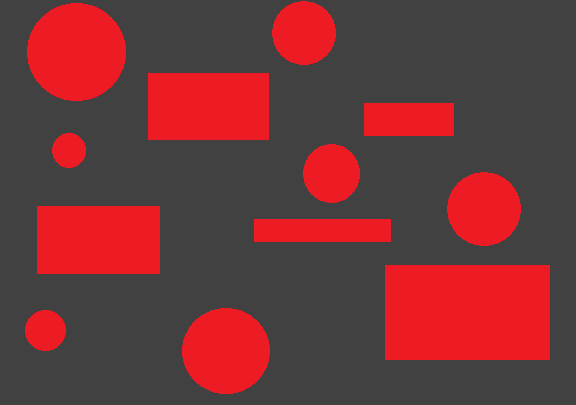
%> input picture input.bmp, 576 x 405 px
$ octave main.m   (GNU Octave 9; MATLAB toolbox functions it lacks are replaced by stand-ins)
%> lines starting %> are read from the running program, lines starting %| are printed output that depends on the picture; in (x1, y1, x2, y2) boxes, pixels count from 0 and x2, y2 are one past the last pixel; in counts of white or black regions, pixels touching at a corner belong together; the program's own positions count from 1
### de.m
% Project Title: Object classification and Image segmentation Using Differential Evolution (DE) in MATLAB


function [x,f] = de(img_gray)

%% Problem Definition

CostFunction=@(x,img_gray) imagethresh(x,img_gray);    % Cost Function

nVar=2;            % Number of Decision Variables

VarSize=[1 nVar];   % Decision Variables Matrix Size

VarMin= 0;          % Lower Bound of Decision Variables
VarMax= 254;          % Upper Bound of Decision Variables

%% DE Parameters

MaxIt=10;      % Maximum Number of Iterations

nPop=10;        % Population Size

beta_min=0.2;   % Lower Bound of Scaling Factor
beta_max=0.8;   % Upper Bound of Scaling Factor

pCR=0.2;        % Crossover Probability

%% Initialization

empty_individual.Position=[];
empty_individual.Cost=[];

BestSol.Cost=inf;

pop=repmat(empty_individual,nPop,1);

for i=1:nPop

    pop(i).Position=unifrnd(VarMin,VarMax,VarSize);

    pop(i).Cost=CostFunction(pop(i).Position,img_gray);

    if pop(i).Cost<BestSol.Cost
        BestSol=pop(i);
    end

end

BestCost=zeros(MaxIt,1);

%% DE Main Loop

for it=1:MaxIt

    for i=1:nPop

        x=pop(i).Position;

        A=randperm(nPop);

        A(A==i)=[];

        a=A(1);
        b=A(2);
        c=A(3);

        % Mutation
        %beta=unifrnd(beta_min,beta_max);
        beta=unifrnd(beta_min,beta_max,VarSize);
        y=pop(a).Position+beta.*(pop(b).Position-pop(c).Position);
        y = max(y, VarMin);
		y = min(y, VarMax);

        % Crossover
        z=zeros(size(x));
        j0=randi([1 numel(x)]);
        for j=1:numel(x)
            if j==j0 || rand<=pCR
                z(j)=y(j);
            else
                z(j)=x(j);
            end
        end

        NewSol.Position=z;
        NewSol.Cost=CostFunction(NewSol.Position,img_gray);

        if NewSol.Cost<pop(i).Cost
            pop(i)=NewSol;

            if pop(i).Cost<BestSol.Cost
               BestSol=pop(i);
            end
        end

    end

    % Update Best Cost
    BestCost(it)=BestSol.Cost;


end
f=BestCost(end);
x= BestSol.Position;
end

### imagethresh.m
% Project Title: Object classification and Image segmentation Using Differential Evolution (DE) in MATLAB
%	-- To threshold image without using graythresh function
%	-- The objective function is intra-class variance that will be minimized


function result= imagethresh(x,B);
global H Index;

%Here I converted the 2d matrix to 1d matrix.
V=reshape(B,[],1);

%The histogram of the values from 0 to 255 is stored.
%For instance, G(1) contains the number of occurrence of the value zero in
%the image.
G=hist(V,0:255);
H=reshape(G,[],1);
% 'index' is a 1 dimensional matrix ranging between 0 and 255
Ind=0:255;
Index=reshape(Ind,[],1);
result=zeros(size([1 256]));

%To avoid many for loops I used only 1 for loop and a function to calculate the weight, mean and %variance.
%Let me explain the foreground and the background for a value of ‘i’.
%if ‘i’ value is 5 then the foreground values will be 0,1,2,3,4,5
%and the background values will be 6 to 255.

if(x(1)<0)
    x(1)=0;
elseif(x(1)>255)
    x(1)=254;
end
    [wbk,varbk]=calculate(1,round(x(1)),H,Index);
    [wfg,varfg]=calculate(round(x(1))+1,255,H,Index);
    %After calculating the weights and the variance, the final computation is stored in the array %‘result’.
    result=(wbk*varbk)+(wfg*varfg);
end

function [weight,var]=calculate(m,n,H,Index);
        %Weight Calculation
        weight=sum(H(m:n))/sum(H);

        %Mean Calculation
        value=H(m:n).*Index(m:n);
        total=sum(value);
        mean=total/sum(H(m:n));
        if(isnan(mean)==1)
            mean=0;
        end
        %Variance calculation.
        value2=(Index(m:n)-mean).^2;
        numer=sum(value2.*H(m:n));
        var=numer/sum(H(m:n));
        if(isnan(var)==1)
            var=0;
        end
    end

### main.m
% Project Title: Object classification and Image segmentation Using Differential Evolution (DE) in MATLAB

%% DE-based segmentation
img=imread('input.bmp');
%> img is the input picture: size 405x576x3 uint8; mean R, G, B 112.3, 54.8, 57
imshow(img);
img_gray=rgb2gray(img);
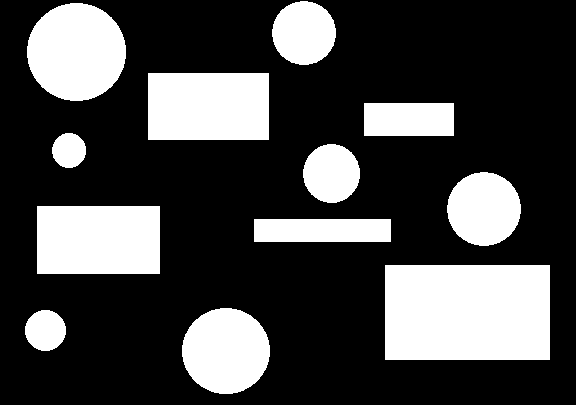
%> img_gray: size 405x576 uint8; values 65 (black) and 91 (white), 27.5% white; 12 white regions, largest, box (x1, y1, x2, y2) and area: (385, 265, 550, 360) 15675, (37, 206, 160, 274) 8364, (148, 73, 269, 140) 8107
%imshow(img_gray);
[T,variance1] = de(img_gray)
%> the loop in de, `for i=1:nPop` made 10 passes
%> BestSol on passes 1, 7: {Position [214.5 192.5], Cost 134.8}, {Position [71.59 192], Cost 0}
%> after the loop in de, `for i=1:nPop`: pop = 10 items; first 5, Position and Cost: [214.5 192.5] 134.8, [106.8 65.76] 134.8, [129.9 102.9] 134.8, [199.1 77.04] 134.8, [121.1 148.2] 134.8
%> after the loop in de, `for it=1:MaxIt`: A = [1 9 5 2 3 6 4 7 8]; BestCost = [0; 0; 0; 0; 0; 0; 0; 0; 0; 0]; NewSol = {Position [152.2 237.5], Cost 134.8}; pop = 10 items; first 5, Position and Cost: [83.47 192.5] 0, [72.1 65.76] 0, [89.64 102.9] 0, [199.1 77.04] 134.8, [121.1 148.2] 134.8; z = [152.2 237.5]
%> in de, `f=BestCost(end);`: f = 0
%> in de, `x= BestSol.Position;`: x = [71.59 192]
%> T = [71.59 192]; variance1 = 0
img_seg=im2bw(img_gray,T(1)/255);
figure, imshow(img_seg);

%% Feature Extraction

cc = bwconncomp(img_seg);
%> cc = 12 connected components
stats = regionprops(cc, 'Area','ConvexArea', 'Eccentricity', 'EulerNumber',...
'MajorAxisLength', 'MinorAxisLength','Perimeter','Solidity', 'Orientation');
%> stats = 12 regions; largest, Area, MajorAxisLength, MinorAxisLength, Eccentricity and Orientation: 15675 190.5 109.7 0.818 0, 8364 142 78.52 0.833 0, 8107 139.7 77.36 0.833 0, 7602 98.88 97.9 0.14 -1.19, 5926 87.84 85.92 0.208 0.0196
F=zeros(cc.NumObjects,9);
for i=1:cc.NumObjects
    F(i,1)=stats(i,1).Area;
    F(i,2)=stats(i,1).ConvexArea;
    F(i,3)=stats(i,1).Eccentricity;
    F(i,4)=stats(i,1).EulerNumber;
    F(i,5)=stats(i,1).MajorAxisLength;
    F(i,6)=stats(i,1).MinorAxisLength;
    F(i,7)=stats(i,1).Perimeter;
    F(i,8)=stats(i,1).Solidity;
    F(i,9)=stats(i,1).Orientation;
end
%> this loop made 12 passes


%Recognition
%Phase 1: Training
load training_data
xdata = data(:,1:9);
group = data(:,10:10);
svmStruct = svmtrain(xdata,group);
%Phase 2: Testing
%> (the run ends here)
